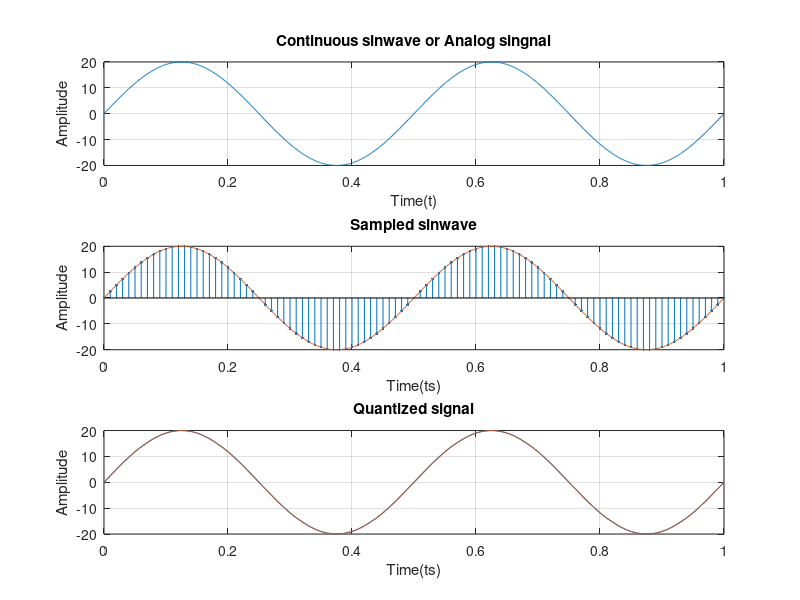

The MATLAB script that drew this image:

clc;
clear all;
close all;

%Analog sinwave / main signal :

a = 20;
f = 2;
t = 0:0.001:1;
analogSignal = a*sin(2*pi*f*t);
subplot(3,1,1);
plot(t,analogSignal);
grid on;
xlabel('Time(t)');
ylabel('Amplitude');
title('Continuous sinwave or Analog singnal');

%Sampled sinwave :

fs = 50*f;
ts = 0:1/fs:1;
sampledSignal = a*sin(2*pi*f*ts);
subplot(3,1,2);
stem(ts,sampledSignal,'.');
hold on; %hold on retains plots in the current axes so that new plots added to the axes do not delete existing plots.
plot(t,analogSignal);
grid on;
xlabel('Time(ts)');
ylabel('Amplitude');
title('Sampled sinwave');

%Quantization : 

bit = 7;
xMax = max(sampledSignal);
xMin = min(sampledSignal);
steps = (xMax-xMin)/(2.^bit);
quantizedSignal = round(sampledSignal/steps)*steps;   %Y = round( X ) rounds each element of X to the nearest integer
subplot(3,1,3);
plot(ts,quantizedSignal);
hold on;
plot(t,analogSignal);
grid on;
xlabel('Time(ts)');
ylabel('Amplitude');
title('Quantized signal');


